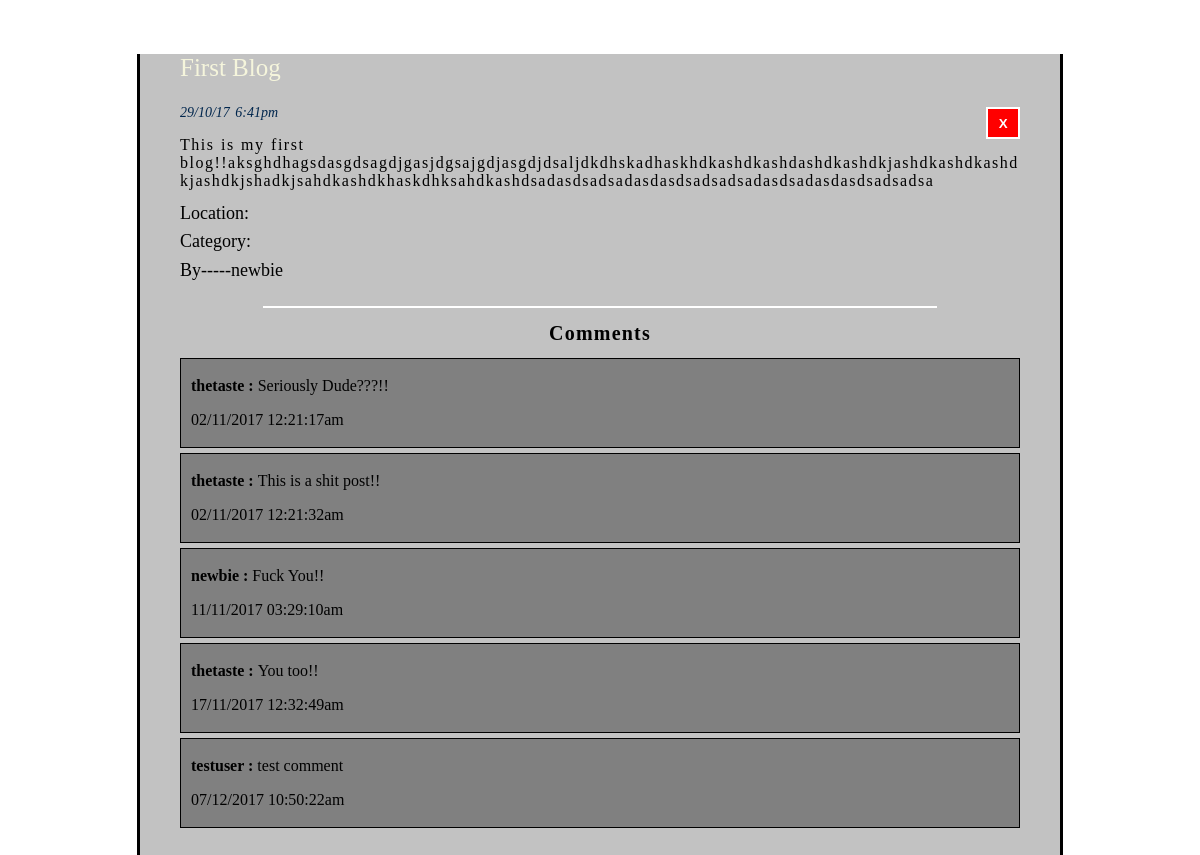
Page /admin/blog_edit.php?blog_id=1 on the earlier database version.
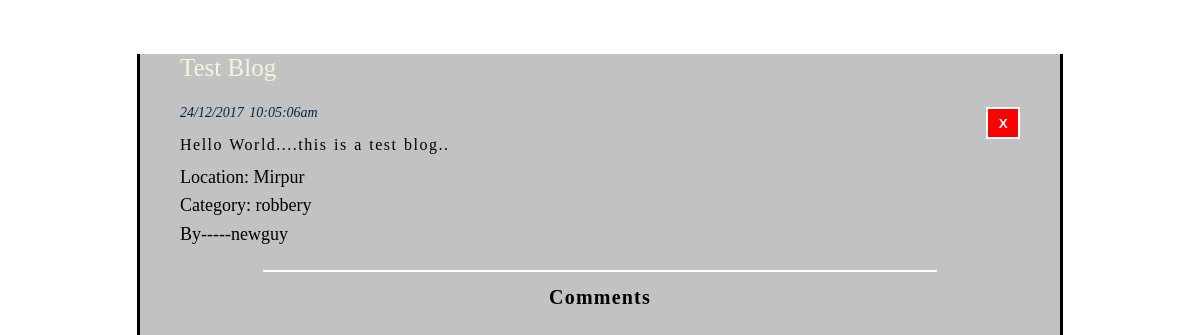
Same page on the later database version.
### tables this page shows
CREATE TABLE `blogs` (
  `blog_id` int(11) NOT NULL,
  `title` varchar(100) DEFAULT NULL,
  `body` text,
  `datetime` varchar(70) DEFAULT NULL,
  `attachment` varchar(200) DEFAULT NULL,
  `blogger_id` int(11) DEFAULT NULL,
  `name_hidden` tinyint(1) DEFAULT NULL,
  `location` text,
  `category` varchar(50) DEFAULT NULL,
  `del` tinyint(1) DEFAULT '0'
);

CREATE TABLE `users` (
  `user_id` int(11) NOT NULL,
  `fname` varchar(80) DEFAULT NULL,
  `lname` varchar(80) DEFAULT NULL,
  `age` int(11) DEFAULT NULL,
  `bdate` varchar(11) DEFAULT NULL,
  `username` varchar(120) DEFAULT NULL,
  `email` varchar(50) DEFAULT NULL,
  `password` varchar(100) DEFAULT NULL,
  `pro_pic` varchar(180) DEFAULT NULL,
  `gender` varchar(20) DEFAULT NULL,
  `role` int(11) DEFAULT NULL,
  `del` tinyint(1) DEFAULT '0'
);

CREATE TABLE `comments` (
  `comment_id` int(11) NOT NULL,
  `blog_id` int(11) DEFAULT NULL,
  `user_id` int(11) DEFAULT NULL,
  `body` text,
  `datetime` varchar(70) DEFAULT NULL,
  `del` tinyint(1) DEFAULT '0'
);

### Models/Models.php (called while the page is built, shortened)
<?php
class Models{
    public $server;
    public $user;
    public $pass;
    public $db;
    protected $conn;
    function Models($server = "localhost:3306" , $user = "root" , $pass ="" , $db = "is_that_crime")
    {
        $this->server = $server;
        $this->user = $user;
        $this->pass = $pass;
        $this->db = $db;
    }
    private function openConnection()
    {
        $this->conn = new mysqli($this->server , $this->user , $this->pass , $this->db);
        if($this->conn->connect_error)
        {
            $this->errorMessage($this->conn->connect_error);
            return false;
        }
        else
            return true;
    }
    function executeQuery($query)
    {
        if($this->openConnection())
        {
            if($this->result = $this->conn->query($query))
            {
                if($this->result->num_rows > 0)
                {
                    return $this->result;
                }
                else
                {
                    return false;
                }
            }
            else
            {
                $this->errorMessage($this->conn->error);
                return false;
            }
        }
        else
        {
            $this->errorMessage($this->conn->error);
            return false;
        }
    }
}
?>

### Models/BlogModel.php (called while the page is built, shortened)
<?php
require_once("Models.php");
class BlogModel extends Models{
    function getBloggerName($id)
    {
        $name = $this->executeQuery("select username from users where user_id in (select blogger_id from blogs where blogger_id = $id);");
        if($name->num_rows > 0)
        {
            $name = $name->fetch_assoc();
            $name = $name["username"];
            return $name;
        }
        else
            return false;
    }
    function getBlogTitle($id)
    {
        $title = $this->executeQuery("select title from blogs where blog_id = $id and del = false;");
        if($title->num_rows > 0)
        {
            $title = $title->fetch_assoc();
            $title = $title["title"];
            return $title;
        }
        else
            return false;
    }
    function getBlog($id)
    {
        $blog = $this->executeQuery("select * from blogs where blog_id = $id and del = false");
        if($blog)
        {
            $blog = $blog->fetch_assoc();
            return $blog;
        }
        else
            return false;
    }
}
 ?>

### Controllers/BlogController.php (called while the page is built, shortened)
<?php
require(get_include_path()."\Projects\aiub project\Models\BlogModel.php");
class BlogController{
    private $blog;
    function BlogController()
    {
        $this->blog = new BlogModel();
    }
    function bloggerName($id)
    {
        return $this->blog->getBloggerName($id);
    }
    function getBlogTitle($id)
    {
        return $this->blog->getBlogTitle($id);
    }
    function getBlog($id)
    {
        return $this->blog->getBlog($id);
    }
}
 ?>

### Controllers/CommentController.php (called while the page is built, shortened)
<?php
require(get_include_path()."\Projects\aiub project\Models\CommentModel.php");
class CommentController{
    private $comment = NULL;
    function CommentController()
    {
        $this->comment = new CommentModel();
    }
    function getCommentByBlog($id)
    {
        return $this->comment->getCommentsByBlog($id);
    }
}
 ?>

### Models/CommentModel.php (called while the page is built, shortened)
<?php
require_once("Models.php");
class CommentModel extends Models{
     function getCommentsByBlog($id)
     {
        $result = $this->executeQuery("select * from comments where blog_id = $id and del = false");
        if($result)
        {
            return $result;
        }
        else
            return false;
     }
}
 ?>

### Controllers/AdminController.php (called while the page is built, shortened)
<?php
require_once(get_include_path()."\Projects\aiub project\Models\UserModel.php");
class AdminController extends Login{
	function isLogged()
	{
		if($this->role == 1 && $this->logged)
			return true;
		else
			return false;
	}
}
?>

### Controllers/UserController.php (called while the page is built, shortened)
<?php
require_once(get_include_path()."\Projects\aiub project\Models\UserModel.php");
class UserController{
    private $user = NULL;
    function UserController()
    {
        $this->user = new UserModel();
    }
    function getUsername($id)
    {
        return $this->user->getUsernameById($id);
    }
}
 ?>

### Models/UserModel.php (called while the page is built, shortened)
<?php
require_once('Models.php');
class UserModel extends Models{
    function getUsernameById($id)
    {
        $result = $this->executeQuery("select username from users where user_id = $id and del = false");
        if($result)
        {
            $result = $result->fetch_assoc();
            return $result;
        }
        else
            return false;
    }
}
 ?>

### admin/blog_edit.php (the view, shortened to what the changed rows need)
<?php
require_once(get_include_path()."Projects\aiub project\Controllers\BlogController.php");
require(get_include_path()."\Projects\aiub project\Controllers\AdminController.php");
require(get_include_path()."\Projects\aiub project\Controllers\UserController.php");
require(get_include_path()."\Projects\aiub project\Controllers\CommentController.php");
$admincontrol = new AdminController();
$user = new UserController();
$comment = new CommentController();
$logged = $admincontrol->isLogged();
$blogid = 0;
if(isset($_GET["blog_id"]))
    $blogid = $_GET["blog_id"];
$blogcontrol = new BlogController();
$blog = $blogcontrol->getBlog($blogid);
$title= $blog["title"];
$body = $blog["body"];
$datetime = $blog["datetime"];
$full_location = $blog["location"];
$location = explode(" " , $full_location)[0];
$category = $blog["category"];
$name_hidden = $blog["name_hidden"];
 ?>
 <html>
 <head>
         <?php
             echo $blogcontrol->getBlogTitle($blogid);
          ?>
    <link rel="stylesheet" type="text/css" href="http://localhost:<?php echo  $_SERVER["SERVER_PORT"];?>/Projects/aiub%20project/css/blog_style.css">
    <link rel="stylesheet" type="text/css" href="http://localhost:<?php echo  $_SERVER["SERVER_PORT"];?>/Projects/aiub%20project/css/comment_style.css">
 </head>
 <body>
 <div>
     <article>
          <div id = "blog-container">
             <?php
             if(isset($_GET["blog_id"]))
             {
                 $blog = $blogcontrol->getBlog($blogid);
                 $blogger = "Anonymous";
                 if(!$name_hidden)
                 {
                     $blogger_id = $blog["blogger_id"];
                     $blogger = $blogcontrol->bloggerName($blogger_id);
                 }
                 echo "<div id=\"blog-container-contents\">";
                 echo "<p class ='blog_title'>".$title."</p>"."<form method='POST' action='http://localhost:{$_SERVER['SERVER_PORT']}/Projects/aiub project/admin/blog_delete.php?blog_id=$blogid' onsubmit='return blogDeletePrompt()'><button id='delete-button'>X</button></form>";
                 echo "<p class = \"datetime\">".$datetime."</p>";
                 echo "<p class = \"body\">".$body."</p>";
                 echo "<p class =\"bold-blog-content\">Location: ".$location."</p>";
                 echo "<p class =\"bold-blog-content\">Category: ".$category."</p>";
                 echo "<p class =\"bold-blog-content\">By-----".$blogger."</p>";
                 echo "</div>";
                 echo "<hr>";
                 echo "<p id = \"comment-title\">Comments</p>";
                 $commentResult = $comment->getCommentByBlog($blogid);
                 if($commentResult)
                 {
                     while($row = $commentResult->fetch_assoc())
                     {
                         $username = $user->getUsername($row['user_id']);
                         $username = $username["username"];
                         echo "<div class=\"comments\" id = {$row['comment_id']}>";
                         if($logged)
                             echo "<p><b>$username : </b>  {$row['body']}</p><p class =\"datetime\">{$row["datetime"]}</p><button id='delete-button' onclick = 'rmvComment({$row['comment_id']})'>X</button>";
                         else
                             echo "<p><b>".$username." : </b>  {$row['body']}</p><p>{$row["datetime"]}</p>";
                         echo "</div>";
                     }
                 }
             }
             else
             {
                 echo "Do Not Mess Up The URL";
             }
          ?>
      </div>
     </article>
 </div>
 </body>
 </html>

Differences in the rows shown:
removed comments: user.username "thetaste", body "Seriously Dude???!!", datetime "02/11/2017 12:21:17am"
removed comments: user.username "thetaste", body "This is a shit post!!", datetime "02/11/2017 12:21:32am"
removed comments: user.username "newbie", body "Fuck You!!", datetime "11/11/2017 03:29:10am"
removed comments: user.username "thetaste", body "You too!!", datetime "17/11/2017 12:32:49am"
removed comments: user.username "testuser", body "test comment", datetime "07/12/2017 10:50:22am"
changed blogs: title "First Blog" → "Test Blog"; datetime "29/10/17 6:41pm" → "24/12/2017 10:05:06am"; body "This is my first blog!!aksghdhagsdasgdsagdjgasjdgsajgdjasgdjdsaljdkdhskadhaskhdkashdkashdashdkashdkjashdkashdkashdkjashdkjshadkjsahdkashdkhaskdhksahdkashdsadasdsadsadasdasdsadsadsadasdsadasdasdsadsadsa" → "Hello World....this is a test blog.."; location (not shown) → "Mirpur"; category (not shown) → "robbery"; blogger.username "newbie" → "newguy"
